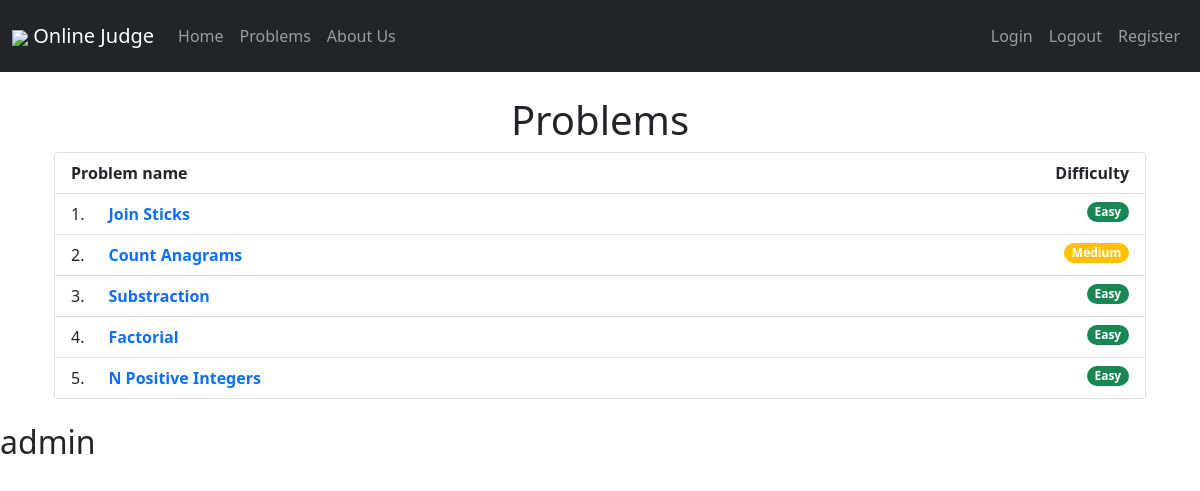
The page /judge/problems/ (signed in) on the database as committed earlier.
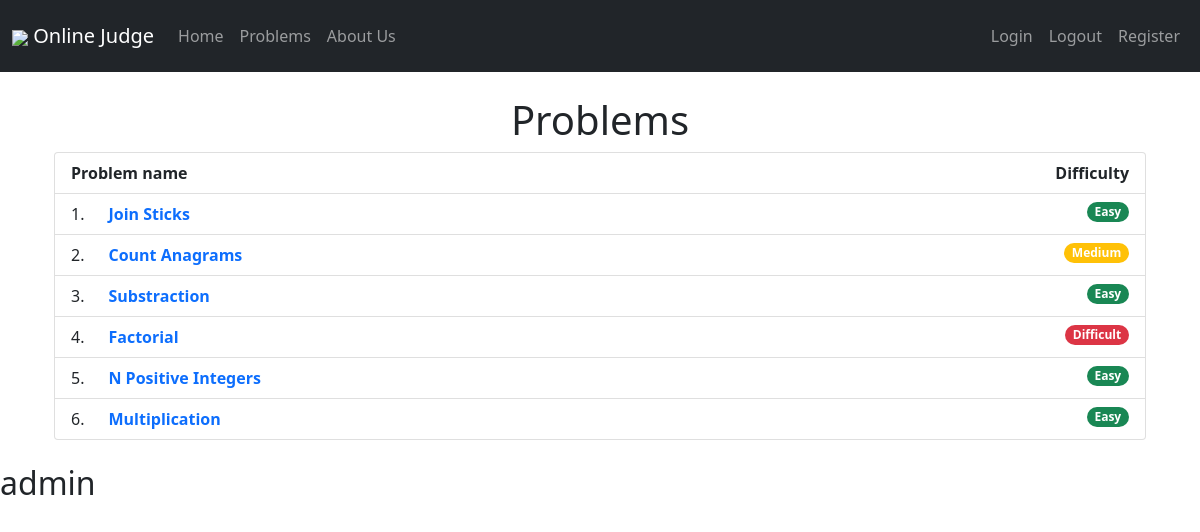
The same page on the database as committed later.
### judge/models.py (models this page shows, shortened)
class Problem(models.Model):
    Difficulty_choices = (
    ('difficult' , 'difficult'),
    ('medium' , 'medium'),
    ('easy' , 'easy'),
    )
    problem_name = models.CharField(max_length=50)
    problem_desc = models.TextField()
    problem_difficulty = models.CharField(max_length=10, choices=Difficulty_choices)

### judge/views.py (the view)
# urls.py: path('problems/' , views.problems , name="problems"),
def problems(request):
    if request.user.is_authenticated :
        problems = Problem.objects.all()
        return render(request , 'problems.html' , { 'problems' : problems})
    else:
        messages.success(request , "Please login to solve problems!!", extra_tags='alert alert-info')
        return HttpResponseRedirect('/judge/login')

### templates/problems.html (shortened to what this page needs)
{% extends 'base.html' %}
{% block body %}
{% include 'navbar.html' %}
{% if request.user.is_authenticated %}
<div class="container p-4">
  <h1 class="text-center">Problems</h1>
  <ol class="list-group list-group-numbered">
    {% if problems %}
    <div class="d-flex justify-content-between list-group-item">
      <div class="fw-bold">Problem name</div>
      <span class="fw-bold">Difficulty</span>
    </div>
    {% for problem in problems %}
    <li class="list-group-item list-group-item-action d-flex justify-content-around align-items-start">
      <div class="ms-2 me-auto">
        <a href="{% url 'judge:problem' problem.id %}" class=" fw-bolder text-decoration-none text-capitalize p-3">
          {{problem.problem_name}}
        </a>
      </div>
      {% if problem.problem_difficulty == 'easy' %}
      <span class="badge rounded-pill bg-success">Easy</span>
      {% endif %}
      {% if problem.problem_difficulty == 'medium' %}
      <span class="badge rounded-pill bg-warning">Medium</span>
      {% endif %}
      {% if problem.problem_difficulty == 'difficult' %}
      <span class="badge rounded-pill bg-danger">Difficult</span>
      {% endif %}
      {% endfor %}
    </li>
  </ol>
  {% else %}
  <div class="alert alert-danger" role="alert">
    Sorry , there are no Problems available.
  </div>
  {% endif %}
</div>
{% endif %}
<h2>{{request.user.username}}</h2>
{% endblock body %}

Rows that differ between the two databases and show on the page:
changed Problem "Factorial": problem_difficulty "Easy" → "Difficult"
added Problem: problem_name "Multiplication", problem_difficulty "Easy"
